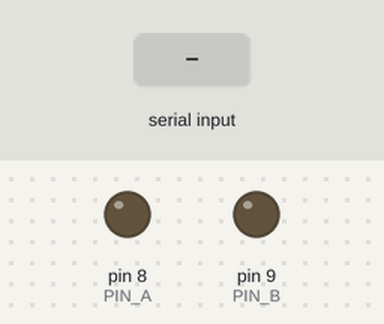
Simulated run of this sketch. Board: Arduino Mega 2560, built with avr-gcc and run on an emulated ATmega2560. Parts: output pins drawn as LEDs (lit = HIGH). Dashed ring = blinking. The inputs (shaded band) are chosen by the test bench. What the sketch prints to the serial monitor is not drawn.

Above: at 1.2 s.
1.3 s: "REPLAY\n" received over Serial
At 1.48 s:
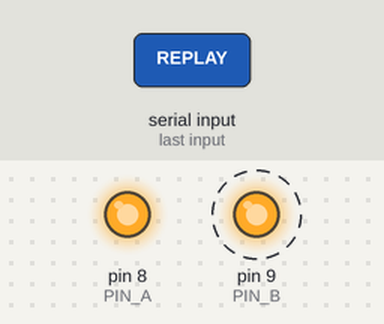
4.3 s: "REPLAY\n" received over Serial
At 6.1 s:
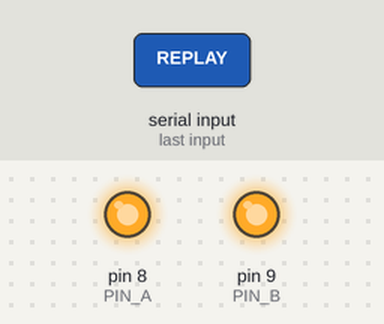
Timing chart, 0 to 7.6 s (numbered marks = the images above; inputs shaded):
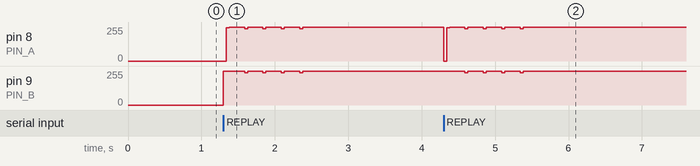

Measured:
- after the input at 1.3 s, pin 8 (PIN_A): 0/255 → 250/255 at once, then repeats every 0.25 s: 255/255 0.21 s, 242/255 0.04 s, until it stays 255/255 from 2.4 s; pin 9 (PIN_B): alternates 255/255 for 0.21 s and 242/255 for 0.04 s, 9 changes in all, then stays 255/255, starting at once
- after the input at 4.3 s, pin 9 (PIN_B): alternates 255/255 for 0.21 s and 242/255 for 0.04 s, 8 changes in all, then stays 255/255, starting after 0.29 s

The sketch:

pulse_replay.ino
```cpp
/* LogicLab Pulse Replay
 *
 * Saídas: D8 = Fio A, D9 = Fio B. As saídas ficam em alta impedância até
 * receber "REPLAY" pela serial. Não conecte a um barramento que esteja sendo
 * dirigido por outro equipamento; use buffer/isolamento apropriado.
 */

#include "replay_capture.h"

constexpr uint8_t PIN_A = 8;
constexpr uint8_t PIN_B = 9;

void setLines(uint8_t bits) {
  // Mega 2560: D8=PH5 e D9=PH6. Acesso direto reduz a distorção dos
  // pulsos curtos causada pelo overhead de digitalWrite().
  const uint8_t levels = (bits & 0x01 ? _BV(PH5) : 0) |
                         (bits & 0x02 ? _BV(PH6) : 0);
  PORTH = (PORTH & ~(_BV(PH5) | _BV(PH6))) | levels;
}

void waitMicros(uint32_t value) {
  while (value > 16000UL) {
    delayMicroseconds(16000);
    value -= 16000UL;
  }
  if (value) delayMicroseconds((unsigned int)value);
}

void replayOnce() {
  ReplayStep step;
  memcpy_P(&step, &REPLAY_STEPS[0], sizeof(step));
  setLines(step.bits);
  pinMode(PIN_A, OUTPUT);
  pinMode(PIN_B, OUTPUT);
  noInterrupts();
  for (size_t index = 1; index < REPLAY_STEP_COUNT; ++index) {
    memcpy_P(&step, &REPLAY_STEPS[index], sizeof(step));
    waitMicros(step.delayUs);
    setLines(step.bits);
  }
  interrupts();
  pinMode(PIN_A, INPUT);
  pinMode(PIN_B, INPUT);
}

void setup() {
  pinMode(PIN_A, INPUT);
  pinMode(PIN_B, INPUT);
  Serial.begin(115200);
  Serial.println(F("Envie REPLAY para reproduzir uma vez"));
}

void loop() {
  if (Serial.available() && Serial.readStringUntil('\n') == "REPLAY") {
    Serial.println(F("START"));
    replayOnce();
    Serial.println(F("END"));
  }
}
```

replay_capture.h
```cpp
#pragma once
#include <Arduino.h>

struct ReplayStep { uint32_t delayUs; uint8_t bits; };
// Gerado pelo LogicLab em 2026-07-22T14:55:02
// 485 estados; tempo original 1250969 us
const ReplayStep REPLAY_STEPS[] PROGMEM = {
  {0UL, 0x02},
  {156UL, 0x03},
  {18UL, 0x02},
  {156UL, 0x03},
  {17UL, 0x02},
  {18UL, 0x03},
  {17UL, 0x02},
  {18UL, 0x03},
  {17UL, 0x02},
  {69UL, 0x03},
  {35UL, 0x02},
  {18UL, 0x03},
  {17UL, 0x02},
  {17UL, 0x03},
  {35UL, 0x02},
  {35UL, 0x03},
  {17UL, 0x02},
  {17UL, 0x03},
  {18UL, 0x02},
  {34UL, 0x03},
  {35UL, 0x02},
  {87UL, 0x03},
  {17UL, 0x02},
  {157UL, 0x03},
  {17UL, 0x02},
  {17UL, 0x03},
  {35UL, 0x02},
  {35UL, 0x03},
  {17UL, 0x02},
  {53UL, 0x03},
  {17UL, 0x02},
  {52UL, 0x03},
  {34UL, 0x02},
  {70UL, 0x03},
  {245078UL, 0x01},
  {18UL, 0x03},
  {17UL, 0x01},
  {122UL, 0x03},
  {17UL, 0x01},
  {17UL, 0x03},
  {18UL, 0x01},
  {121UL, 0x03},
  {18UL, 0x01},
  {156UL, 0x03},
  {18UL, 0x01},
  {17UL, 0x03},
  {17UL, 0x01},
  {35UL, 0x03},
  {17UL, 0x01},
  {70UL, 0x03},
  {17UL, 0x01},
  {156UL, 0x03},
  {18UL, 0x01},
  {156UL, 0x03},
  {17UL, 0x01},
  {157UL, 0x03},
  {17UL, 0x01},
  {156UL, 0x03},
  {18UL, 0x01},
  {156UL, 0x03},
  {17UL, 0x01},
  {156UL, 0x03},
  {18UL, 0x01},
  {156UL, 0x03},
  {18UL, 0x01},
  {156UL, 0x03},
  {17UL, 0x01},
  {18UL, 0x03},
  {34UL, 0x01},
  {35UL, 0x03},
  {87UL, 0x01},
  {35UL, 0x03},
  {17UL, 0x01},
  {52UL, 0x03},
  {201UL, 0x02},
  {17UL, 0x03},
  {18UL, 0x02},
  {121UL, 0x03},
  {18UL, 0x02},
  {17UL, 0x03},
  {17UL, 0x02},
  {122UL, 0x03},
  {17UL, 0x02},
  {157UL, 0x03},
  {17UL, 0x02},
  {17UL, 0x03},
  {18UL, 0x02},
  {35UL, 0x03},
  {17UL, 0x02},
  {69UL, 0x03},
  {18UL, 0x02},
  {156UL, 0x03},
  {17UL, 0x02},
  {157UL, 0x03},
  {17UL, 0x02},
  {156UL, 0x03},
  {18UL, 0x02},
  {156UL, 0x03},
  {17UL, 0x02},
  {18UL, 0x03},
  {34UL, 0x02},
  {35UL, 0x03},
  {35UL, 0x02},
  {35UL, 0x03},
  {17UL, 0x02},
  {17UL, 0x03},
  {18UL, 0x02},
  {17UL, 0x03},
  {35UL, 0x02},
  {34UL, 0x03},
  {18UL, 0x02},
  {17UL, 0x03},
  {17UL, 0x02},
  {35UL, 0x03},
  {35UL, 0x02},
  {87UL, 0x03},
  {17UL, 0x02},
  {156UL, 0x03},
  {18UL, 0x02},
  {17UL, 0x03},
  {18UL, 0x02},
  {17UL, 0x03},
  {17UL, 0x02},
  {18UL, 0x03},
  {17UL, 0x02},
  {52UL, 0x03},
  {18UL, 0x02},
  {34UL, 0x03},
  {35UL, 0x02},
  {35UL, 0x03},
  {17UL, 0x02},
  {35UL, 0x03},
  {245087UL, 0x01},
  {17UL, 0x03},
  {18UL, 0x01},
  {121UL, 0x03},
  {18UL, 0x01},
  {17UL, 0x03},
  {18UL, 0x01},
  {121UL, 0x03},
  {17UL, 0x01},
  {157UL, 0x03},
  {17UL, 0x01},
  {17UL, 0x03},
  {18UL, 0x01},
  {35UL, 0x03},
  {17UL, 0x01},
  {69UL, 0x03},
  {18UL, 0x01},
  {156UL, 0x03},
  {18UL, 0x01},
  {156UL, 0x03},
  {17UL, 0x01},
  {156UL, 0x03},
  {18UL, 0x01},
  {156UL, 0x03},
  {17UL, 0x01},
  {157UL, 0x03},
  {17UL, 0x01},
  {157UL, 0x03},
  {17UL, 0x01},
  {156UL, 0x03},
  {17UL, 0x01},
  {157UL, 0x03},
  {17UL, 0x01},
  {17UL, 0x03},
  {35UL, 0x01},
  {35UL, 0x03},
  {87UL, 0x01},
  {34UL, 0x03},
  {18UL, 0x01},
  {52UL, 0x03},
  {209UL, 0x02},
  {18UL, 0x03},
  {17UL, 0x02},
  {122UL, 0x03},
  {17UL, 0x02},
  {17UL, 0x03},
  {18UL, 0x02},
  {121UL, 0x03},
  {18UL, 0x02},
  {156UL, 0x03},
  {17UL, 0x02},
  {18UL, 0x03},
  {17UL, 0x02},
  {35UL, 0x03},
  {17UL, 0x02},
  {69UL, 0x03},
  {18UL, 0x02},
  {156UL, 0x03},
  {17UL, 0x02},
  {157UL, 0x03},
  {17UL, 0x02},
  {156UL, 0x03},
  {18UL, 0x02},
  {156UL, 0x03},
  {17UL, 0x02},
  {18UL, 0x03},
  {34UL, 0x02},
  {18UL, 0x03},
  {17UL, 0x02},
  {35UL, 0x03},
  {52UL, 0x02},
  {52UL, 0x03},
  {35UL, 0x02},
  {35UL, 0x03},
  {17UL, 0x02},
  {17UL, 0x03},
  {20UL, 0x02},
  {32UL, 0x03},
  {35UL, 0x02},
  {87UL, 0x03},
  {17UL, 0x02},
  {157UL, 0x03},
  {17UL, 0x02},
  {35UL, 0x03},
  {17UL, 0x02},
  {17UL, 0x03},
  {53UL, 0x02},
  {34UL, 0x03},
  {18UL, 0x02},
  {34UL, 0x03},
  {52UL, 0x02},
  {18UL, 0x03},
  {245131UL, 0x01},
  {21UL, 0x03},
  {15UL, 0x01},
  {120UL, 0x03},
  {18UL, 0x01},
  {17UL, 0x03},
  {17UL, 0x01},
  {122UL, 0x03},
  {17UL, 0x01},
  {156UL, 0x03},
  {18UL, 0x01},
  {17UL, 0x03},
  {18UL, 0x01},
  {34UL, 0x03},
  {18UL, 0x01},
  {69UL, 0x03},
  {18UL, 0x01},
  {156UL, 0x03},
  {17UL, 0x01},
  {157UL, 0x03},
  {21UL, 0x01},
  {152UL, 0x03},
  {18UL, 0x01},
  {156UL, 0x03},
  {17UL, 0x01},
  {156UL, 0x03},
  {18UL, 0x01},
  {156UL, 0x03},
  {18UL, 0x01},
  {156UL, 0x03},
  {17UL, 0x01},
  {156UL, 0x03},
  {18UL, 0x01},
  {17UL, 0x03},
  {35UL, 0x01},
  {35UL, 0x03},
  {86UL, 0x01},
  {35UL, 0x03},
  {18UL, 0x01},
  {52UL, 0x03},
  {200UL, 0x02},
  {17UL, 0x03},
  {18UL, 0x02},
  {121UL, 0x03},
  {18UL, 0x02},
  {17UL, 0x03},
  {17UL, 0x02},
  {122UL, 0x03},
  {17UL, 0x02},
  {157UL, 0x03},
  {18UL, 0x02},
  {16UL, 0x03},
  {18UL, 0x02},
  {34UL, 0x03},
  {18UL, 0x02},
  {69UL, 0x03},
  {18UL, 0x02},
  {156UL, 0x03},
  {17UL, 0x02},
  {157UL, 0x03},
  {17UL, 0x02},
  {156UL, 0x03},
  {18UL, 0x02},
  {156UL, 0x03},
  {17UL, 0x02},
  {87UL, 0x03},
  {52UL, 0x02},
  {19UL, 0x03},
  {16UL, 0x02},
  {52UL, 0x03},
  {35UL, 0x02},
  {34UL, 0x03},
  {18UL, 0x02},
  {17UL, 0x03},
  {18UL, 0x02},
  {34UL, 0x03},
  {35UL, 0x02},
  {87UL, 0x03},
  {17UL, 0x02},
  {156UL, 0x03},
  {18UL, 0x02},
  {17UL, 0x03},
  {35UL, 0x02},
  {35UL, 0x03},
  {34UL, 0x02},
  {18UL, 0x03},
  {34UL, 0x02},
  {18UL, 0x03},
  {69UL, 0x02},
  {35UL, 0x03},
  {17UL, 0x02},
  {18UL, 0x03},
  {245088UL, 0x01},
  {17UL, 0x03},
  {18UL, 0x01},
  {121UL, 0x03},
  {17UL, 0x01},
  {18UL, 0x03},
  {17UL, 0x01},
  {122UL, 0x03},
  {17UL, 0x01},
  {156UL, 0x03},
  {18UL, 0x01},
  {17UL, 0x03},
  {18UL, 0x01},
  {34UL, 0x03},
  {18UL, 0x01},
  {69UL, 0x03},
  {17UL, 0x01},
  {157UL, 0x03},
  {17UL, 0x01},
  {156UL, 0x03},
  {18UL, 0x01},
  {156UL, 0x03},
  {17UL, 0x01},
  {157UL, 0x03},
  {17UL, 0x01},
  {156UL, 0x03},
  {18UL, 0x01},
  {156UL, 0x03},
  {17UL, 0x01},
  {157UL, 0x03},
  {17UL, 0x01},
  {156UL, 0x03},
  {18UL, 0x01},
  {17UL, 0x03},
  {35UL, 0x01},
  {35UL, 0x03},
  {86UL, 0x01},
  {35UL, 0x03},
  {17UL, 0x01},
  {52UL, 0x03},
  {209UL, 0x02},
  {18UL, 0x03},
  {17UL, 0x02},
  {122UL, 0x03},
  {17UL, 0x02},
  {17UL, 0x03},
  {18UL, 0x02},
  {121UL, 0x03},
  {17UL, 0x02},
  {157UL, 0x03},
  {17UL, 0x02},
  {18UL, 0x03},
  {17UL, 0x02},
  {35UL, 0x03},
  {17UL, 0x02},
  {69UL, 0x03},
  {18UL, 0x02},
  {156UL, 0x03},
  {17UL, 0x02},
  {157UL, 0x03},
  {17UL, 0x02},
  {156UL, 0x03},
  {18UL, 0x02},
  {156UL, 0x03},
  {17UL, 0x02},
  {157UL, 0x03},
  {17UL, 0x02},
  {52UL, 0x03},
  {35UL, 0x02},
  {35UL, 0x03},
  {17UL, 0x02},
  {17UL, 0x03},
  {18UL, 0x02},
  {34UL, 0x03},
  {35UL, 0x02},
  {87UL, 0x03},
  {17UL, 0x02},
  {157UL, 0x03},
  {17UL, 0x02},
  {35UL, 0x03},
  {34UL, 0x02},
  {18UL, 0x03},
  {87UL, 0x02},
  {17UL, 0x03},
  {17UL, 0x02},
  {18UL, 0x03},
  {17UL, 0x02},
  {21UL, 0x03},
  {14UL, 0x02},
  {52UL, 0x03},
  {245080UL, 0x01},
  {17UL, 0x03},
  {17UL, 0x01},
  {122UL, 0x03},
  {17UL, 0x01},
  {18UL, 0x03},
  {17UL, 0x01},
  {122UL, 0x03},
  {17UL, 0x01},
  {156UL, 0x03},
  {18UL, 0x01},
  {17UL, 0x03},
  {17UL, 0x01},
  {35UL, 0x03},
  {17UL, 0x01},
  {70UL, 0x03},
  {17UL, 0x01},
  {157UL, 0x03},
  {17UL, 0x01},
  {156UL, 0x03},
  {17UL, 0x01},
  {157UL, 0x03},
  {17UL, 0x01},
  {156UL, 0x03},
  {18UL, 0x01},
  {156UL, 0x03},
  {17UL, 0x01},
  {157UL, 0x03},
  {17UL, 0x01},
  {156UL, 0x03},
  {18UL, 0x01},
  {156UL, 0x03},
  {17UL, 0x01},
  {18UL, 0x03},
  {34UL, 0x01},
  {35UL, 0x03},
  {87UL, 0x01},
  {35UL, 0x03},
  {17UL, 0x01},
  {52UL, 0x03},
  {200UL, 0x02},
  {18UL, 0x03},
  {17UL, 0x02},
  {121UL, 0x03},
  {18UL, 0x02},
  {17UL, 0x03},
  {17UL, 0x02},
  {122UL, 0x03},
  {17UL, 0x02},
  {157UL, 0x03},
  {17UL, 0x02},
  {17UL, 0x03},
  {18UL, 0x02},
  {34UL, 0x03},
  {18UL, 0x02},
  {69UL, 0x03},
  {18UL, 0x02},
  {156UL, 0x03},
  {17UL, 0x02},
  {157UL, 0x03},
  {17UL, 0x02},
  {156UL, 0x03},
  {17UL, 0x02},
  {157UL, 0x03},
  {17UL, 0x02},
  {35UL, 0x03},
  {35UL, 0x02},
  {17UL, 0x03},
  {17UL, 0x02},
  {18UL, 0x03},
  {17UL, 0x02},
  {17UL, 0x03},
  {18UL, 0x02},
  {17UL, 0x03},
  {35UL, 0x02},
  {17UL, 0x03},
  {18UL, 0x02},
  {35UL, 0x03},
  {17UL, 0x02},
};
const size_t REPLAY_STEP_COUNT = sizeof(REPLAY_STEPS) / sizeof(REPLAY_STEPS[0]);
```
